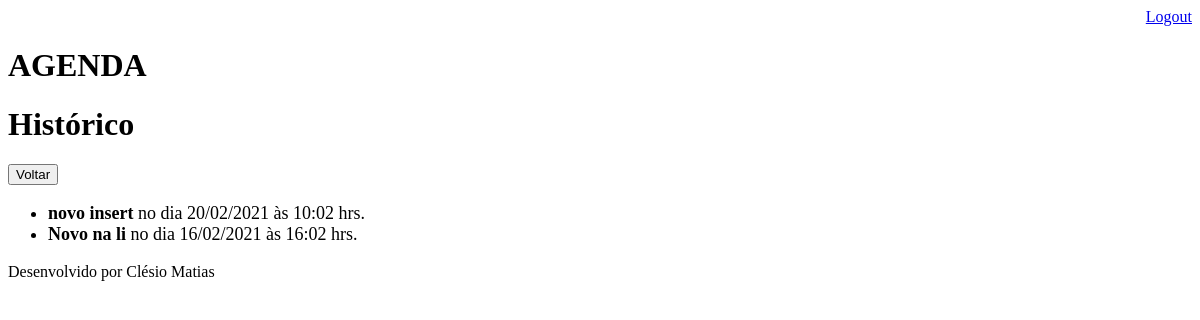
Page /agenda/historico/ (signed in) on the earlier database version.
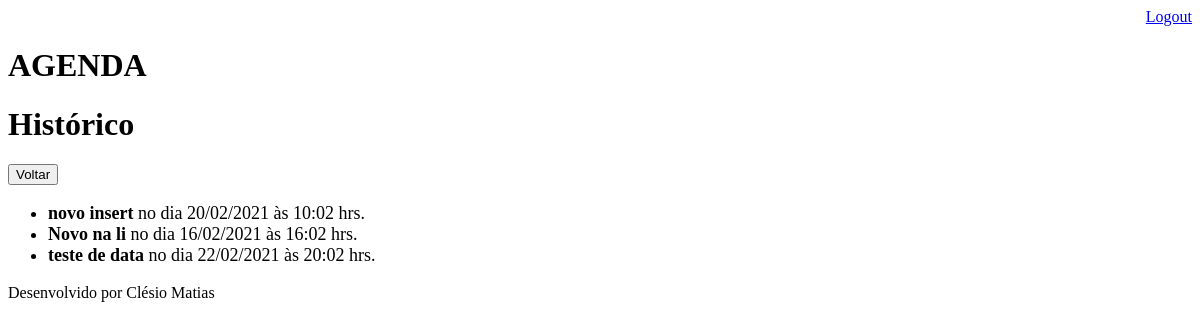
Same page on the later database version.
### core/models.py (models this page shows, shortened)
class Evento(models.Model):
    titulo = models.CharField(max_length=50)
    descricao = models.TextField(blank = True, null=True)
    data_evento = models.DateTimeField(verbose_name='Data do Evento')
    data_criacao = models.DateTimeField(auto_now=True)
    usuario = models.ForeignKey(User, on_delete=models.CASCADE)
    class Meta:
          db_table = 'evento'
    def get_data_evento(self):
        return self.data_evento.strftime(' no dia %d/%m/%Y às %H:%m hrs.')

### core/views.py (the view)
# urls.py: path('agenda/historico/', views.historico),
@login_required(login_url='/login/')
def historico(request):
    usuario = request.user
    data_atual = datetime.now()
    evento = Evento.objects.filter(usuario=usuario,
                                   data_evento__lt = data_atual)
    dados = {'eventos':evento}
    return render(request,'historico.html', dados)

### templates/historico.html
{% extends 'model_page.html' %}
{% block content%}
    <h1>Histórico</h1>
    <a href="/">
    <button type='button'>Voltar</button>
    </a>
    <ul style="font-size: 18px">
    {%for evento in eventos%}
        <li>
            <div>
                <strong>{{evento.titulo}} </strong> {{evento.get_data_evento}}
            </div>
         </li>
    {%endfor%}
    </ul>
{%endblock%}

Differences in the rows shown:
added Evento: titulo "teste de data", get_data_evento "no dia 22/02/2021 às 20:02 hrs."
